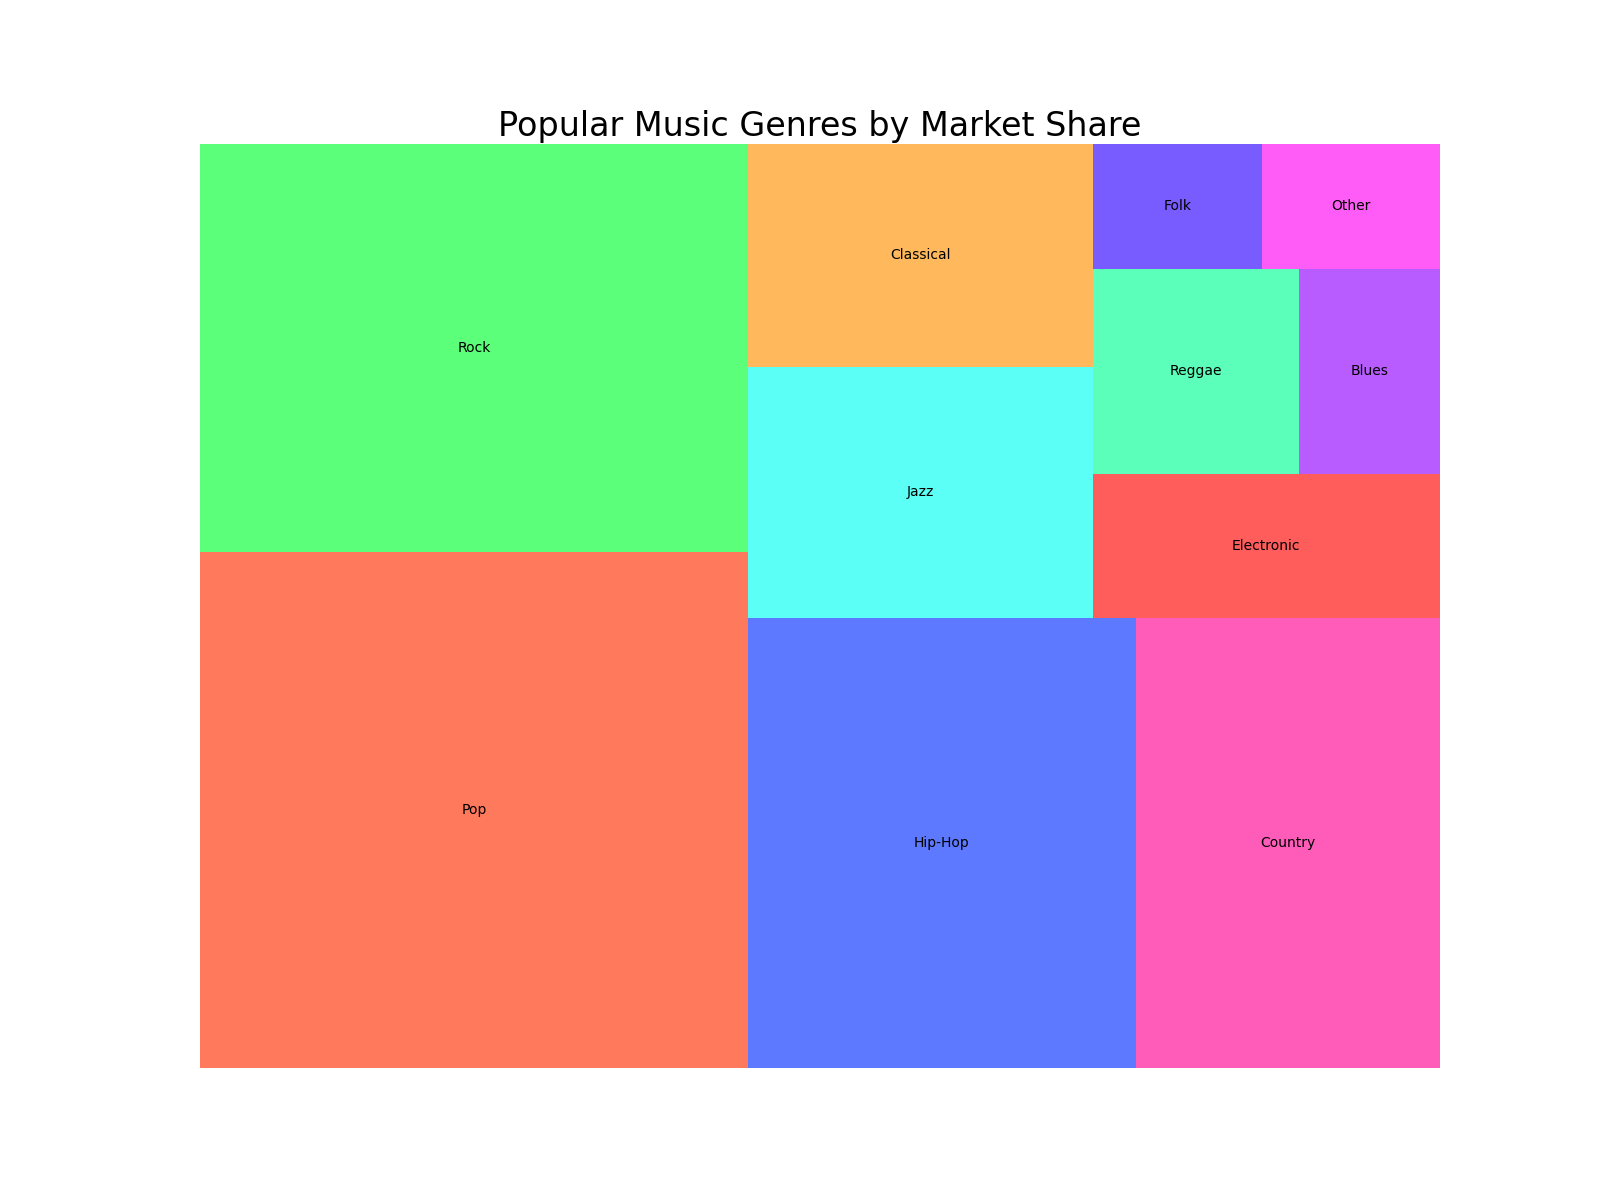

The script that drew this image:

import matplotlib.pyplot as plt
import pandas as pd
import squarify

# Define the dataset
data = {
    'Genre': ['Pop', 'Rock', 'Hip-Hop', 'Country', 'Jazz', 'Classical', 
              'Electronic', 'Reggae', 'Blues', 'Folk', 'Other'],
    'Market Share': [25.4, 20.1, 15.7, 12.3, 7.8, 6.9, 4.5, 3.8, 2.6, 1.9, 2.0]
}

df = pd.DataFrame(data)

# Define the color scheme
colors = ['#FF5733', '#33FF57', '#3357FF', '#FF33A8', 
          '#33FFF3', '#FFA833', '#FF3333', '#33FFA8', 
          '#A833FF', '#5733FF', '#FF33F6']

# Create the figure with specified figure size
fig = plt.figure(figsize=(16, 12))
ax = fig.add_subplot(111, aspect="auto")

# Create a treemap
squarify.plot(sizes=df['Market Share'], label=df['Genre'], color=colors, alpha=0.8)

# Set the title of the plot
plt.title('Popular Music Genres by Market Share', fontsize=24)

# Remove the axes
plt.axis('off')

# Show the plot
plt.show()
